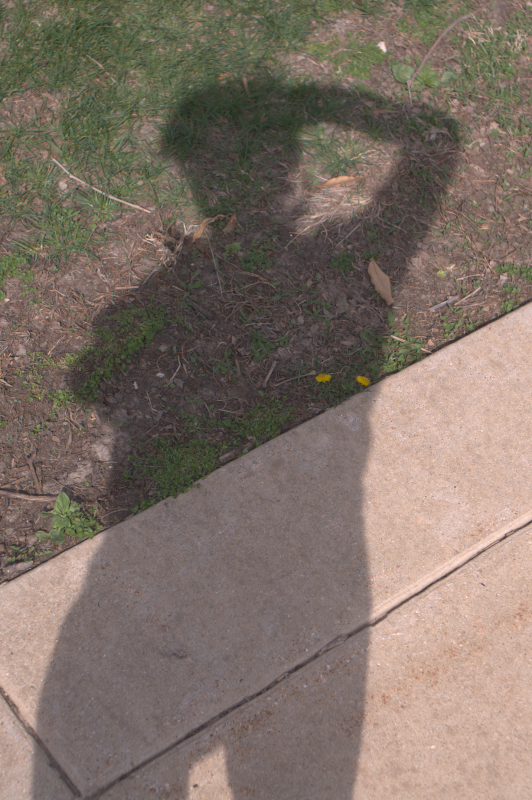
#> input picture images/copy3.png, 532 x 800 px
$ python shadow_removal.py   (older library calls are emulated)
#> lines starting #> are read from the running program, lines starting #| are printed output that depends on the picture; long printed decimals are rounded
import os
import numpy as np
import matplotlib.pyplot as plt
from skimage.io import imread, imshow, show
import cv2 as cv
from skimage import filters
import math
from numpy import ndarray
from matplotlib.patches import Rectangle
from mpl_toolkits.mplot3d import Axes3D
from matplotlib import cm
from matplotlib import colors
import scipy
import scipy.fftpack
from scipy.sparse import diags

TRIMMED_PERCENT = 1


def main():
    script_dir = os.path.dirname(__file__)
    rel_path = "images/copy3.png"
    abs_file_path = os.path.join(script_dir, rel_path)
    image = imread(abs_file_path)
#> image is the input picture: shape (800, 532, 3); mean R, G, B 126.5, 113, 102.9
    # chromaticityGraph(image)
    shadowRemoval(image)


def shadowRemoval(image):
    # image = filters.gaussian(image, sigma=1, multichannel=True, preserve_range=True)  # Gauss filter
    angle = getBestAngle(image)
#> the loop in getBestAngle, `for angle in range(155, 156, step):` made 1 pass
#> ent on pass 1: 6.44
#> pass 1, in calculate3DChromaticitiesFromImage, `b = image[:, :, 2].astype('double') /255`:
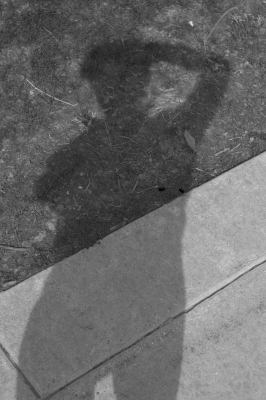
#> b: shape (800, 532) float64 (shown at 1/2 size); min 0, max 0.918, mean 0.404
#> after the loop in getBestAngle, `for angle in range(155, 156, step):`: angles = [155]; entropy = [6.44]; iPotential = [0]
#> in getBestAngle, `bestAngle = angles[entropy.index(min(entropy))]`: bestAngle = 155
#| BEST angle:  155   entropy:  6.437
    invariantImage, chromaticities = getInvariantImage(image, angle)

    flattened = trimmed_percentiles(invariantImage.flatten(), TRIMMED_PERCENT)
    #invariantImage = np.interp(invariantImage, [flattened[0], flattened[-1]], [0, 1])
    #invariantImage = np.uint8(invariantImage)
    print("invariantImage")
    print(invariantImage)


    ddepth = cv.CV_64F
    x_der = np.array([[0, 0, 0],
                        [0, -1 , 1],
                        [0, 0, 0]])
    y_der = np.array([[0, 0, 0],
                      [0, -1, 0],
                      [0, 1, 0]])

    # INVARIANT
    sobelx = cv.filter2D(src=invariantImage, ddepth=ddepth, kernel=x_der)
    sobely = cv.filter2D(src=invariantImage, ddepth=ddepth, kernel=y_der)
    [magnitude, angle] = imgradient(sobelx, sobely)


    # Red
    imgR = image[:, :, 0]
    rgX = cv.filter2D(src=imgR, ddepth= ddepth, kernel=x_der)
    rgY = cv.filter2D(src=imgR, ddepth= ddepth, kernel=y_der)
    [Rmagnitude, Rangle] = imgradient(rgX, rgY)

    #Green
    imgG = image[:, : , 1]
    ggX = cv.filter2D(src=imgG, ddepth= ddepth, kernel=x_der)
    ggY = cv.filter2D(src=imgG, ddepth= ddepth, kernel=y_der)
    [Gmagnitude, Gangle] = imgradient(ggX, ggY)

    # Blue
    imgB = image[:, :, 2]
    bgX = cv.filter2D(src=imgB, ddepth= ddepth, kernel=x_der)
    bgY = cv.filter2D(src=imgB, ddepth= ddepth, kernel=y_der)
    [Bmagnitude, Bangle] = imgradient(bgX, bgY)


    # Threshold
    redX2 = np.copy(rgX)
    redY2 = np.copy(rgY)
    redX2[(Rmagnitude > 0) & (magnitude < 0.005)] = 0
    redY2[(Rmagnitude > 0) & (magnitude < 0.005)] = 0

    greenX2 = np.copy(ggX)
    greenY2 = np.copy(ggY)
    greenX2[(Gmagnitude > 0) & (magnitude < 0.005)] = 0
    greenY2[(Gmagnitude > 0) & (magnitude < 0.005)] = 0

    blueX2 = np.copy(bgX)
    blueY2 = np.copy(bgY)
    blueX2[(Bmagnitude > 0) & (magnitude < 0.005)] = 0
    blueY2[(Bmagnitude > 0) & (magnitude < 0.005)] = 0


    kxx = np.array([[0, 0, 0],
                      [-1, 1, 0],
                      [0, 0, 0]])
    kyy = np.array([[0, -1, 0],
                    [0, 1, 0],
                    [0, 0, 0]])

    redXX = cv.filter2D(src=redX2, ddepth=-1, kernel=kxx)
    redYY = cv.filter2D(src=redY2, ddepth=-1, kernel=kyy)

    print("invariant magnitude")
    print(magnitude)
    print("redXX")
    print(redXX)

    greenXX = cv.filter2D(src=greenX2, ddepth=-1, kernel=kxx)
    greenYY = cv.filter2D(src=greenY2, ddepth=-1, kernel=kyy)

    blueXX = cv.filter2D(src=blueX2, ddepth=-1, kernel=kxx)
    blueYY = cv.filter2D(src=blueY2, ddepth=-1, kernel=kyy)

    laplacR = redXX + redYY;
    laplacG = greenXX + greenYY;
    laplacB = blueXX + blueYY;
    [width, height] = np.shape(laplacR)

    print("np.shape(laplacR)")
    print(np.shape(laplacR))


    r2 = matrixSolving(laplacR, width, height)
    r = r2#matlab_mat2grey(r2)
    g = 0#matlab_mat2grey(matrixSolving(laplacG, width, height))
    b = 0#matlab_mat2grey(matrixSolving(laplacB, width, height))

    print("r2")
    print(r2)
    f, ([ax1, ax2], [ax3, ax4]) = plt.subplots(2, 2, sharey=False)
    ax1.imshow(invariantImage, cmap='gray')
    ax1.set_title("invariantImage")
    ax2.imshow(magnitude, cmap='gray')
    ax2.set_title("magnitude")
    ax3.imshow(laplacR, cmap='gray')
    ax3.set_title("laplacR")
    ax4.imshow(r2, cmap='gray')
    ax4.set_title("r2")
    plt.show();
    r = r.astype('uint8')
    g = g.astype('uint8')
    b = b.astype('uint8')

    f, ([ax1, ax2], [ax3, ax4]) = plt.subplots(2, 2, sharey=False)
    ax1.imshow(r, cmap='gray')
    ax1.set_title("r")
    ax2.imshow(g, cmap='gray')
    ax2.set_title("g")
    ax3.imshow(b, cmap='gray')
    ax3.set_title("b")
    ax4.imshow(r2, cmap='gray')
    ax4.set_title("r2")
    plt.show()


    [redMean, greenMean, blueMean] = findMeanOfMax(r, g, b);
    [redMeanMIN, greenMeanMIN, blueMeanMIN] = findMeanOfMin(r, g, b);
    # r[r > redMean] = 255
    # g[g > greenMean] = 255
    # b[b > blueMean] = 255
    print("redMean", "greenMean", "blueMean")
    print(redMean, greenMean, blueMean)
    print("np.amin(r)", "redMean")
    print(np.amin(r), redMean)

    r = np.interp(r, [redMeanMIN, redMean], [0, 255]).astype('uint8')
    g = np.interp(g, [greenMeanMIN, greenMean], [0, 255]).astype('uint8')
    b = np.interp(b, [blueMeanMIN, blueMean], [0, 255]).astype('uint8')


    rgbImage = np.stack((r, g, b), axis=2)
    imshow(rgbImage)
    show()

    f, ([ax1, ax2], [ax3, ax4]) = plt.subplots(2, 2, sharey=False)
    ax1.imshow(r, cmap='gray')
    ax1.set_title("r")
    ax2.imshow(g, cmap='gray')
    ax2.set_title("g")
    ax3.imshow(b, cmap='gray')
    ax3.set_title("b")
    ax4.imshow(rgbImage, cmap='gray')
    ax4.set_title("rgbImage")
    plt.show()


    # [5 lines of commented-out code are left out]

    pass

# [29 lines left out: functions findMeanOfMax, findMeanOfMin, not called in this run]

# python function replica of matlab's mat2gray
def matlab_mat2grey(A):
    normalized = cv.normalize(A, None, 0, 255, norm_type=cv.NORM_MINMAX)
    return normalized.astype(np.uint8)

def matrixSolving (fun, width, height):
    # Grid parameters.
    nx = width
    ny = height
    print("nx: ", nx, "ny: ", ny)
    xmin, xmax = 0.0, 1.0  # limits in the x direction
    ymin, ymax = 0.0, 1.0  # limits in the y direction
    lx = xmax - xmin  # domain length in the x direction
    ly = ymax - ymin  # domain length in the y direction
    dx = lx / (nx - 1)  # grid spacing in the x direction
    dy = ly / (ny - 1)  # grid spacing in the y direction

    b = np.copy(fun)
    bflat = b[1:-1, 1:-1].flatten('F')
    p = np.empty((nx, ny))

    A = d2_mat_dirichlet_2d(nx, ny, dx, dy)
    print(A)
    Ainv = np.linalg.inv(A)

    pvec = np.reshape(np.dot(Ainv, bflat), (nx - 2, ny - 2), order='F')
    p[1:-1, 1:-1] = pvec


    # [76 lines of commented-out code are left out]

    a_off = np.identity(ny)

    return p

def d2_mat_dirichlet_2d(nx, ny, dx, dy):
    """
    Constructs the matrix for the centered second-order accurate
    second-order derivative for Dirichlet boundary conditions in 2D

    Parameters
    ----------
    nx : integer
        number of grid points in the x direction
    ny : integer
        number of grid points in the y direction
    dx : float
        grid spacing in the x direction
    dy : float
        grid spacing in the y direction

    Returns
    -------
    d2mat : numpy.ndarray
        matrix to compute the centered second-order accurate first-order deri-
        vative with Dirichlet boundary conditions
    """
    a = 1.0 / dx**2
    g = 1.0 / dy**2
    c = -2.0*a - 2.0*g

    diag_a = a * np.ones((nx-2)*(ny-2)-1)
    diag_a[nx-3::nx-2] = 0.0
    diag_g = g * np.ones((nx-2)*(ny-3))
    diag_c = c * np.ones((nx-2)*(ny-2))

    # We construct a sequence of main diagonal elements,
    diagonals = [diag_g, diag_a, diag_c, diag_a, diag_g]
    # and a sequence of positions of the diagonal entries relative to the main
    # diagonal.
    offsets = [-(nx-2), -1, 0, 1, nx-2]

    # Call to the diags routine; note that diags return a representation of the
    # array; to explicitly obtain its ndarray realisation, the call to .toarray()
    # is needed. Note how the matrix has dimensions (nx-2)*(nx-2).
    d2mat = diags(diagonals, offsets).toarray()

    # Return the final array
    return d2mat

# [12 lines left out: function jacobi, not called in this run]


def getBestAngle(image):
    entropy = []
    iPotential = []
    numOfAngles = 181
    angles = []
    step = 1

    # BEST: rtv.png : approx. 150, grass2.png: 100, ball1: 155
    for angle in range(155, 156, step):
        angles.append(angle)
        invariantImage, chromaticities = getInvariantImage(image, angle)
        flattened = invariantImage.flatten()
        flattened = trimmed_percentiles(flattened, TRIMMED_PERCENT)
        # print("len:" + str(np.shape(flattened)) + " MIN: " + str(np.amin(flattened)) + "MAX: " + str(np.amax(flattened)))
        # print("shared_bins: ", shared_bins)

        hist, binedges = np.histogram(flattened, bins='scott', density=True)  # Calculate histogram

        # [4 lines of commented-out code are left out]
        hist[hist == 0] = 0.0000000001  # Temporary

        hist = hist / sum(hist)
        ent = -1 * np.sum(np.multiply(hist, np.log2(hist)))  # Entropy
        entropy.append(ent)

        # Information potential
        iPotential.append(getIPotential(chromaticities[0], chromaticities[1]))

        # print(angle, " entropy: ", ent)
        # plotHistogramAndVarianceFromInvrariantImage(invariantImage, chromaticities, angle)

    bestAngle = angles[entropy.index(min(entropy))]
    # bestAngle = angles[iPotential.index(max(iPotential))]
    print("BEST angle: ", bestAngle, "  entropy: ", min(entropy))
    # [4 lines of commented-out code are left out]
    return bestAngle


def getIPotential(X, Y):
    N = np.shape(X)[0] * np.shape(X)[1]
    s = 1.
    print(np.shape(Y))
    return 0


# [140 lines left out: functions shadowEdgeDetection, image_recovery, integrate, not called in this run]


def trimmed_percentiles(data, percent):
    data = np.sort(data)
    if percent == 0:
        return data
    else:
        trim = int(percent * np.shape(data)[0] / 100.0)
    return data[trim:-trim]

# [41 lines left out: functions clip_image, plotHistogramAndVarianceFromInvrariantImage, plotInvariantImage, not called in this run]


def getInvariantImage(image, rho):
    #image = cv.pyrMeanShiftFiltering(src=image, sp=9, sr=50)
    chromaticities2D = caluclate2DChromaticitiesFromImage(image)
    cosine = np.cos(0.7)#np.radians(rho))
    sine = np.sin(0.7)#np.radians(rho))

    # (ψ1 cos θ + ψ2 sin θ)
    firstCos = np.multiply(chromaticities2D[:, :, 0], cosine)
    secondSin = np.multiply(chromaticities2D[:, :, 1], sine)
    intrinsicImage = np.add(firstCos, secondSin)

    return intrinsicImage, (chromaticities2D[:, :, 0], chromaticities2D[:, :, 1])


def caluclate2DChromaticitiesFromImage(image):
    log_chromaticies_3D = calculate3DChromaticitiesFromImage(image)
    U = [[1 / math.sqrt(2), -1 / math.sqrt(2), 0], [1 / math.sqrt(6), 1 / math.sqrt(6), -2 / math.sqrt(6)]]
    U = np.array(U)
    X = np.dot(log_chromaticies_3D, U.T)
    # plot2DChromaticity(X[:,:,0], X[:,:,1])
    return X


# [54 lines left out: functions plot2DChromaticity, chromaticityGraph, not called in this run]

    ## Make log chroma image
    # pixels_r_g = img_r_g.reshape((rowsNum, columnNum))
    # pixels_b_g = img_b_g.reshape((rowsNum, columnNum))
    # fig, ax = plt.subplots(1, 2, figsize=(17, 7), sharey=False)
    # ax[0].imshow(pixels_r_g)
    # ax[1].imshow(pixels_b_g)
    # ax[0].set_title('pixels_r_g', fontsize=22)
    # ax[1].set_title('pixels_b_g', fontsize=22)
    # show()


def calculate3DChromaticitiesFromImage(image):
    r = image[:, :, 0].astype('double') /255
    g = image[:, :, 1].astype('double') /255
    b = image[:, :, 2].astype('double') /255
    r[r == 0] = 1
    g[g == 0] = 1
    b[b == 0] = 1
    # DIVIDE BY GEOMETRIC MEAN - 3D chromaticity
    geometric_mean = np.multiply(np.multiply(r, g), b) ** (1 / 3)
    #geometric_mean[geometric_mean == 0] = 0
    chromaticity_r = np.log(np.divide(r, geometric_mean))
    chromaticity_g = np.log(np.divide(g, geometric_mean))
    chromaticity_b = np.log(np.divide(b, geometric_mean))
    # [15 lines of commented-out code are left out]
    chromaticity_r[chromaticity_r == 0] = 0.00001
    chromaticity_g[chromaticity_g == 0] = 0.00001
    chromaticity_b[chromaticity_b == 0] = 0.00001

    return np.stack((chromaticity_r, chromaticity_g, chromaticity_b), axis=2)  # log chromaticity


# [131 lines left out: functions rgb_splitter, poisson_reconstruct, get_grads, get_laplacian, poisson_solve, DST and 1 more, not called in this run]

def imgradient(gX, gY) :
    magnitude = np.sqrt(gX ** 2.0 + gY ** 2.0)
    angle = np.arctan2(gY, gX) * (180 / np.pi)
    return [magnitude, angle]
if __name__ == "__main__":
    main()
#> call 2 of getInvariantImage, with rho = 155
#> in calculate3DChromaticitiesFromImage (call 2), `chromaticity_b = np.log(np.divide(b, geometric_mean))`:
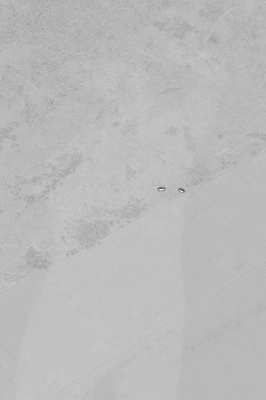
#> chromaticity_b: shape (800, 532) float64 (shown at 1/2 size); min -1.93, max 0.567, mean -0.0998; drawn with min black and max white
#> in calculate3DChromaticitiesFromImage (call 2), `return np.stack((chromaticity_r, chromaticity_g, chromaticity_b), axis..`:
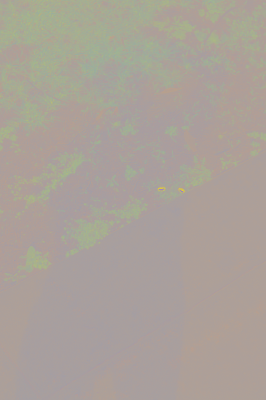
#> returned value: shape (800, 532, 3) float64 (shown at 1/2 size); mean of channels 0, 1, 2 0.099, 0.00082, -0.0998; drawn with min black and max white
#> in getInvariantImage (call 2), `firstCos = np.multiply(chromaticities2D[:, :, 0], cosine)`:
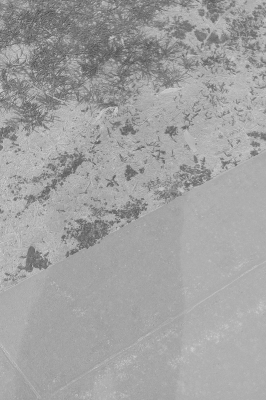
#> firstCos: shape (800, 532) float64 (shown at 1/2 size); min -0.352, max 0.288, mean 0.0531; drawn with min black and max white
#> in getInvariantImage (call 2), `secondSin = np.multiply(chromaticities2D[:, :, 1], sine)`:
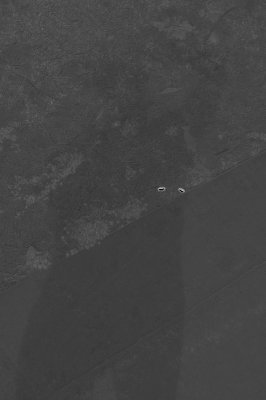
#> secondSin: shape (800, 532) float64 (shown at 1/2 size); min -0.447, max 1.52, mean 0.0787; drawn with min black and max white
#> (printed output is left out)
#> in imgradient (call 2), `magnitude = np.sqrt(gX ** 2.0 + gY ** 2.0)`:
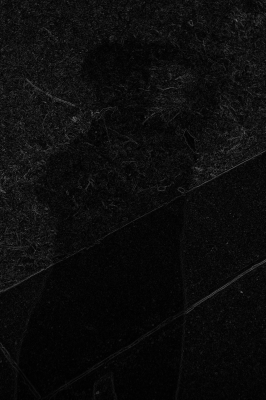
#> magnitude: shape (800, 532) float64 (shown at 1/2 size); min 0, max 133.9, mean 12.4
#> in shadowRemoval, `redY2[(Rmagnitude > 0) & (magnitude < 0.005)] = 0`:
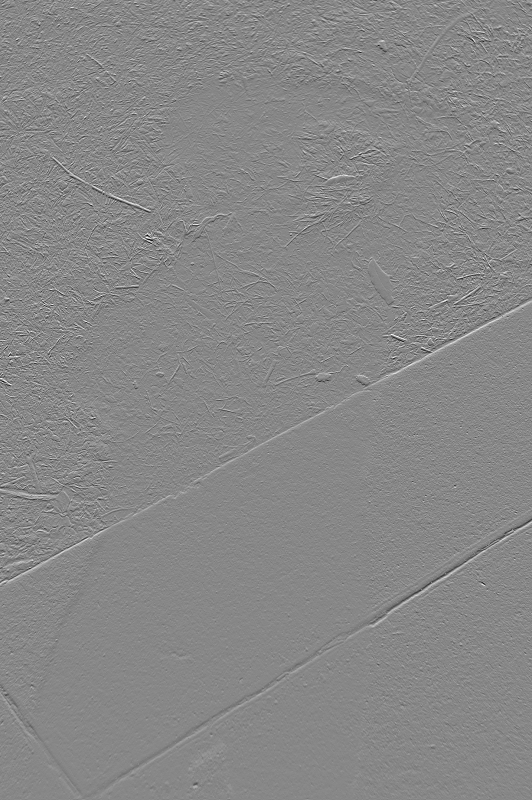
#> redY2: shape (800, 532) float64; min -131, max 115, mean 0.1; drawn with min black and max white
#> (printed output is left out)
#> (printed output is left out)
#| (800, 532)
#| nx:  800 ny:  532
#> (the run stopped early here; a loop or call above may not have finished)

$ run again, with images/rtv.png copied over images/copy3.png
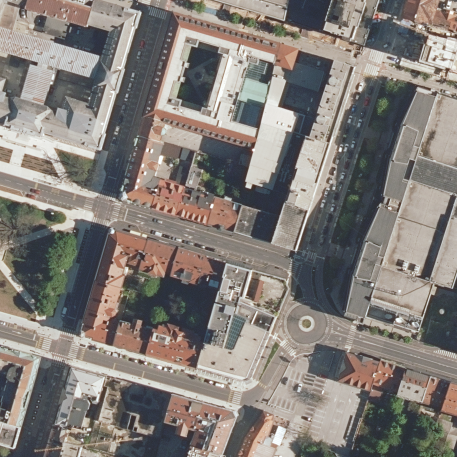
#> input picture images/rtv.png, 457 x 457 px
#> in main, image is the input picture: shape (457, 457, 3); mean R, G, B 130.7, 125.1, 120.3
#> the loop in getBestAngle, `for angle in range(155, 156, step):` made 1 pass
#> ent on pass 1: 5.94
#> pass 1, in calculate3DChromaticitiesFromImage, `b = image[:, :, 2].astype('double') /255`:
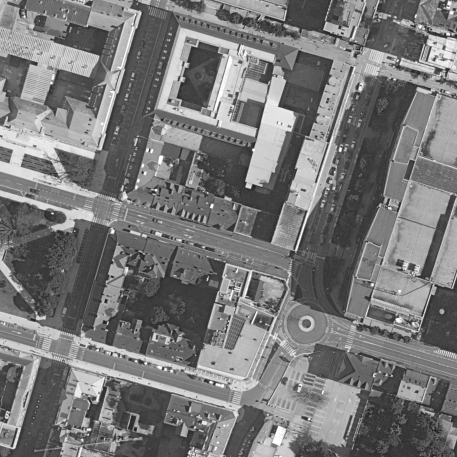
#> b: shape (457, 457) float64; min 0.118, max 1, mean 0.472
#> after the loop in getBestAngle, `for angle in range(155, 156, step):`: angles = [155]; entropy = [5.94]; iPotential = [0]
#> bestAngle = 155
#| BEST angle:  155   entropy:  5.944
#> (printed output is left out)
#> redX2: shape (457, 457) float64; min -124, max 131, mean 0
#> redY2: shape (457, 457) float64; min -124, max 137, mean -0.1
#> greenX2: shape (457, 457) float64; min -146, max 142, mean 0
#> greenY2: shape (457, 457) float64; min -138, max 151, mean -0.1
#> blueX2: shape (457, 457) float64; min -177, max 156, mean 0
#> blueY2: shape (457, 457) float64; min -144, max 159, mean -0.1
#> (printed output is left out)
#> (printed output is left out)
#> in shadowRemoval, `laplacR = redXX + redYY;`:
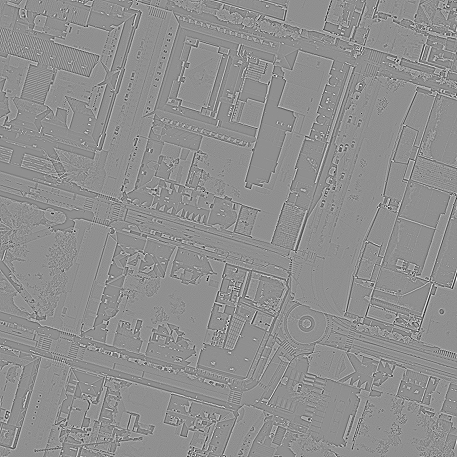
#> laplacR: shape (457, 457) float64; min -323, max 250, mean 0; drawn with min black and max white
#| (457, 457)
#| nx:  457 ny:  457

$ run again, with images/grass2.png copied over images/copy3.png
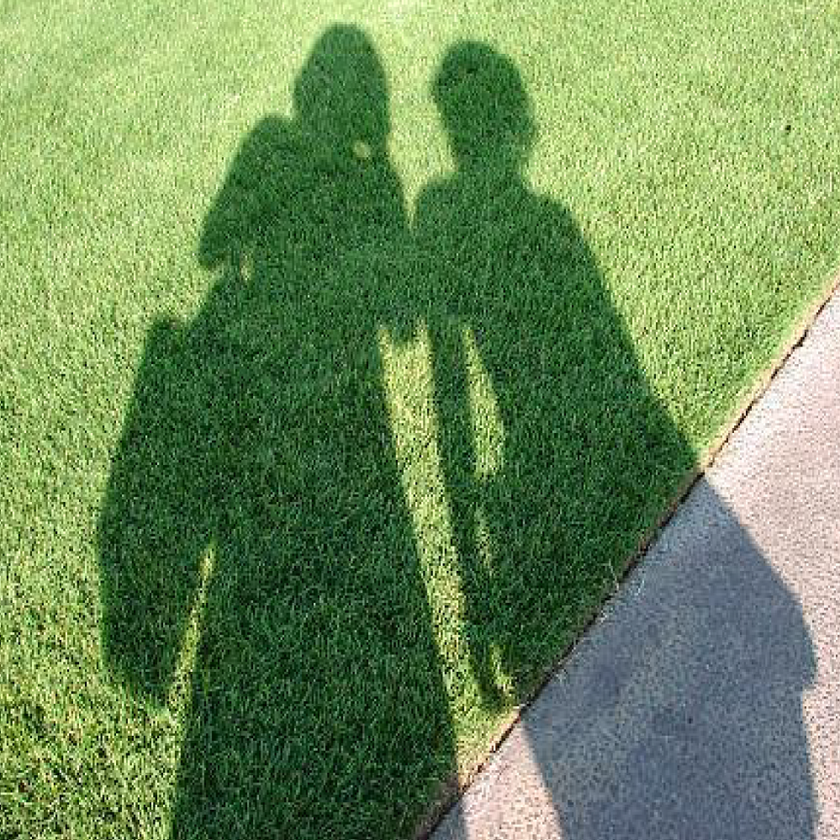
#> input picture images/grass2.png, 840 x 840 px, shrunk from 1000 x 999 before the run
#> in main, image is the input picture: shape (840, 840, 3); mean R, G, B 110, 139, 89.9
#> the loop in getBestAngle, `for angle in range(155, 156, step):` made 1 pass
#> ent on pass 1: 6.25
#> pass 1, in calculate3DChromaticitiesFromImage, `geometric_mean = np.multiply(np.multiply(r, g), b) ** (1 / 3)`:
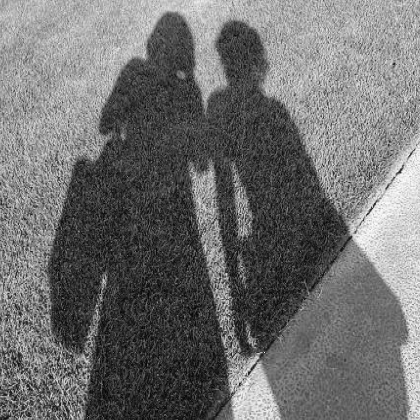
#> geometric_mean: shape (840, 840) float64 (shown at 1/2 size); min 0.00494, max 1, mean 0.435
#> after the loop in getBestAngle, `for angle in range(155, 156, step):`: angles = [155]; entropy = [6.25]; iPotential = [0]
#> bestAngle = 155
#| BEST angle:  155   entropy:  6.253
#> (printed output is left out)
#> in imgradient (call 2), `angle = np.arctan2(gY, gX) * (180 / np.pi)`:
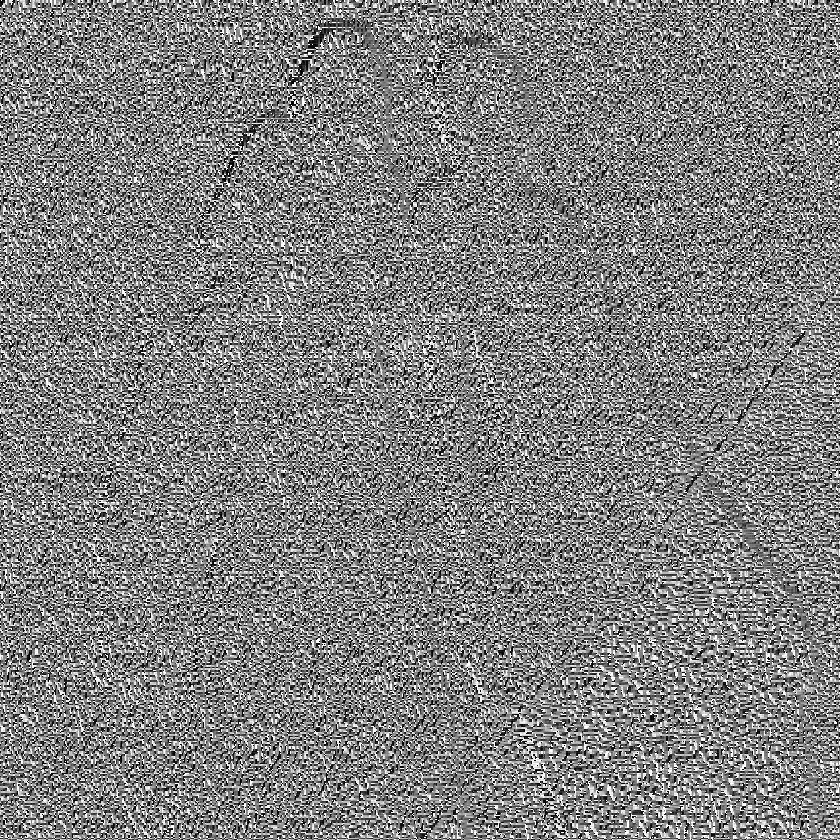
#> angle: shape (840, 840) float64; min -179.7, max 180, mean 1; drawn with min black and max white
#> (printed output is left out)
#> (printed output is left out)
#| (840, 840)
#| nx:  840 ny:  840
